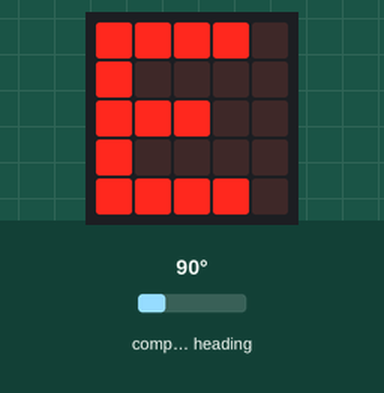
This program was run on a simulated BBC micro:bit running MicroPython. On the bench: the board's 5×5 LED display. The test bench sets the inputs (shaded band); at power-on: compass heading 90°. The compass is already calibrated.

Above: at 1.3 s.
1.4 s: compass heading set to 48°
2.9 s: compass heading set to 40°
At 3.9 s:
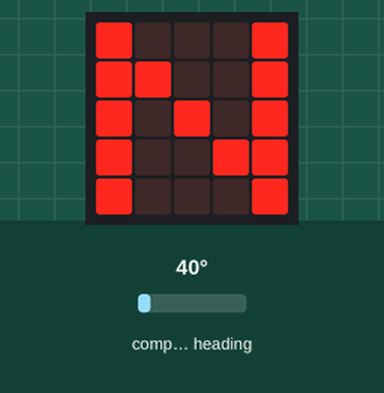
4.4 s: compass heading set to 180°
At 5.2 s:
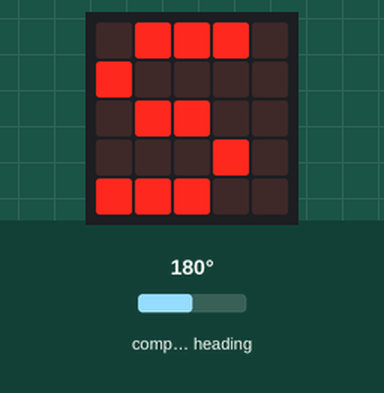
5.9 s: compass heading set to 222°
7.4 s: compass heading set to 229°
At 7.9 s:
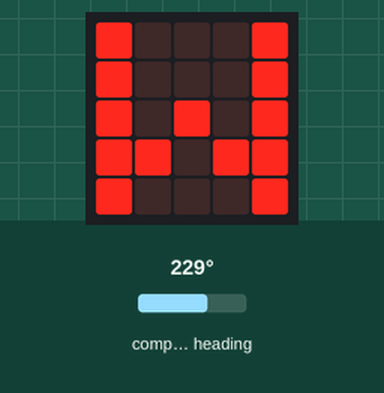
8.9 s: compass heading set to 7°
At 9.3 s:
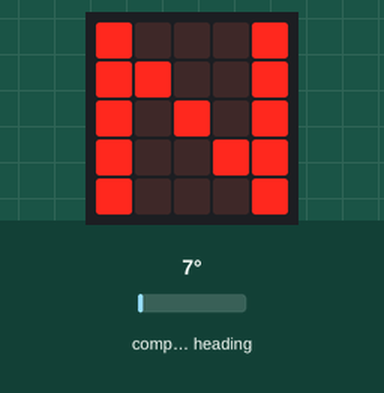
Timing chart, 0 to 11.4 s (numbered marks = the images above; inputs shaded):
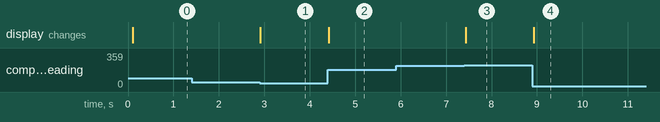

Measured:
- the behaviour switches between 46 and 45° on compass heading (found by bisection; images 0 and 1)
- the behaviour switches between 225 and 226° on compass heading (found by bisection; images 2 and 3)
- after the input at 1.4 s, every drawn part: stays the same
- after the input at 2.9 s, the display: changes at once (image 1)
- after the input at 4.4 s, the display: changes at once (image 2)
- after the input at 5.9 s, every drawn part: stays the same
- after the input at 7.4 s, the display: changes at once (image 3)
- after the input at 8.9 s, the display: changes at once (image 4)

The program:

kompas.py
```python
from microbit import *

compass.calibrate()

while True:

    agol = compass.heading()

    if agol > 45 and agol <= 135:
        display.show("E")
    elif agol > 135 and agol <= 225:
        display.show("S")
    elif agol > 225 and agol <= 315:
        display.show("W")
    else:
        display.show("N")

    sleep(100)
```
